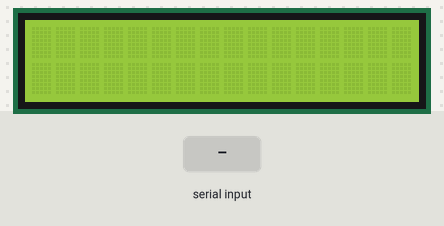
This sketch was run on a simulated Arduino Uno, built with avr-gcc and run on an emulated ATmega328P. On the bench: 16×2 character LCD. The test bench sets the inputs (shaded band). What the sketch prints to the serial monitor is not drawn.

Above: at 1.2 s.
1.3 s: "1" received over Serial
At 2.5 s:
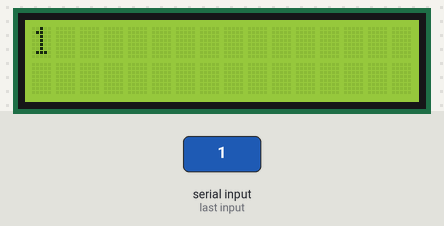
2.8 s: "0" received over Serial
At 3.7 s:
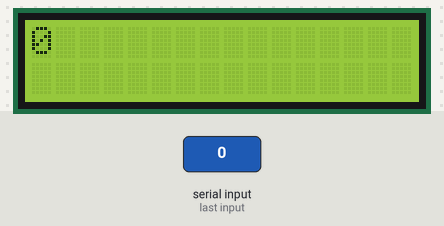
4.3 s: "2" received over Serial
At 4.9 s:
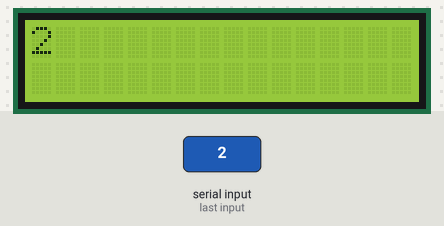
Timing chart, 0 to 7.3 s (numbered marks = the images above; inputs shaded):
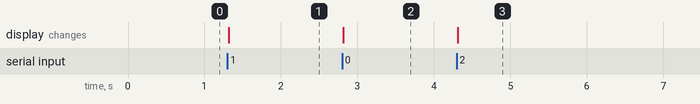

The sketch:

serial_lcd_write.ino
```cpp
#include <Wire.h>
#include <LiquidCrystal.h>

LiquidCrystal lcd( 8, 9, 4, 5, 6, 7 );

void setup() {
  // set up the LCD's number of columns and rows:
  lcd.begin(16, 2);
  Serial.begin(9600);
}

void loop() {
  String content = "";
  char character;

  while(Serial.available()) {
    delay(10);
    character = Serial.read();
    content.concat(character);
  }
  if(content != "") {
    Serial.println(content);
    // Clear out the LCD...
    lcd.setCursor(0, 0);
    lcd.print("                ");
    lcd.setCursor(0, 1);
    lcd.print("                ");
    // Print the stuff!
    lcd.setCursor(0, 0);
    lcd.print(content.substring(0,16));
    lcd.setCursor(0, 1);
    lcd.print(content.substring(16));
  }
}
```

Measured:
- after the input at 1.3 s, the display: changes at once (image 1)
- after the input at 2.8 s, the display: changes at once (image 2)
- after the input at 4.3 s, the display: changes at once (image 3)
